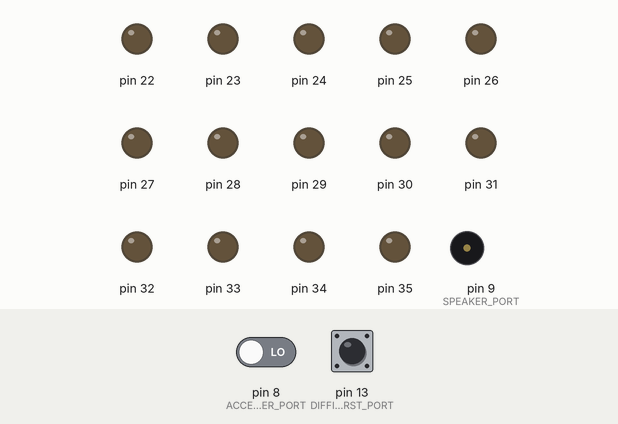
Bench run of a sketch on a simulated Arduino Mega 2560, built with avr-gcc and run on an emulated ATmega2560. On the bench: output pins drawn as LEDs (lit = HIGH), buzzer (waves = sounding). Inputs (shaded band) come from the test bench; at power-on: pin 8 (ACCELEROMETER_PORT) LOW, pin 13 (DIFFICULTY_LED_FIRST_PORT) HIGH.

Above: at 1.2 s.
1.3 s: pin 8 (ACCELEROMETER_PORT) driven HIGH
At 16.0 s:
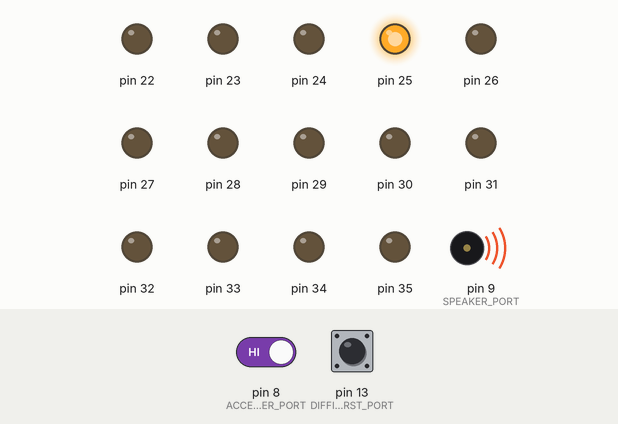
At 17.6 s:
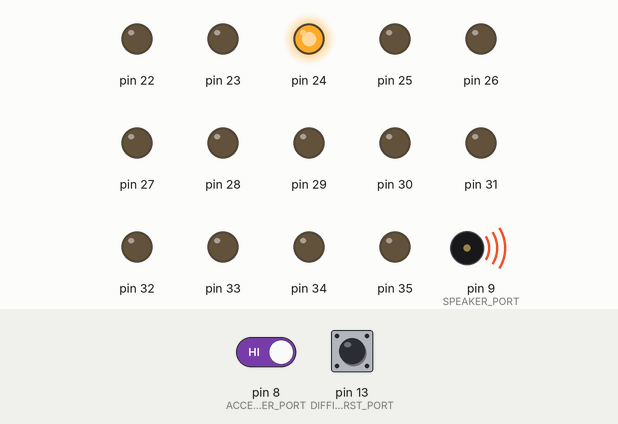
Timing chart, 0 to 28.7 s (numbered marks = the images above; inputs shaded):
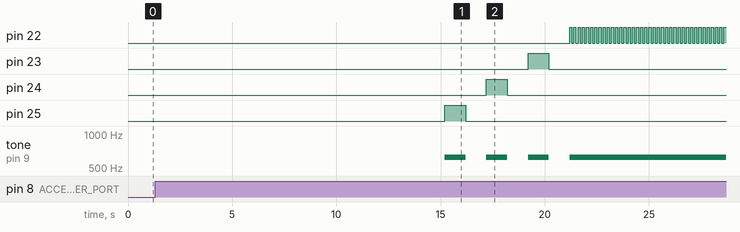

The sketch:

roulette_ver3.ino
```cpp
const int ACCELEROMETER_PORT = 8;
const int SPEAKER_PORT = 9;
const int PUMP_PORT = 10;
const int RESTART_PORT = 11;
const int RASPI_SOUND_PORT=0;
const int LED = 49; // 9pin use
const int BUTTON_PORT=12;
const int DIFFICULTY_LED_FIRST_PORT=13;
int difficulty;

int current_LED_position;

void setup(){
	for(int i=22;i<=LED;i++){
		pinMode(i,OUTPUT);
	}

	//music(start,pump);
	pinMode(0,INPUT);
	pinMode(1,INPUT);

	for(int i=2;i<5;i++){
		pinMode(i,INPUT);
	}

	pinMode(ACCELEROMETER_PORT, INPUT);
	pinMode(SPEAKER_PORT, OUTPUT);
	pinMode(PUMP_PORT,INPUT);
	pinMode(RESTART_PORT,INPUT);
}

//難易度設定

void judge(){
	for(long t=0;t<6000/pow(2,difficulty);t++){
		if((digitalRead(ACCELEROMETER_PORT)==HIGH&&digitalRead(48)==HIGH)||(digitalRead(ACCELEROMETER_PORT)==HIGH&&digitalRead(47)==HIGH)){
			while(true){
				for(int j=22;j<=LED;j++){
					digitalWrite(j,HIGH);
				}
				delay(100);
				for(int j=22;j<=LED;j++){
					digitalWrite(j,LOW);
				}
				delay(100);
			}
		}else if(digitalRead(ACCELEROMETER_PORT)==HIGH){
			while(true){
				digitalWrite(current_LED_position,HIGH);
				delay(100);
				digitalWrite(current_LED_position,LOW);
				delay(100);
			}
		}
	}
}

int DIFFICULTY_LED_DATA[][4]=
{
	{1,1,1,1},
	{1,0,0,0},
	{0,1,0,0},
	{0,0,1,0},
	{0,0,0,1}
};

int set_difficulty(){
	while(digitalRead(13)==HIGH);

	unsigned long int count=0;
	unsigned long int start_time_ms=millis();
	while(millis()-start_time_ms<15000){
		for(int i=0;i<4;++i){
			digitalWrite(DIFFICULTY_LED_FIRST_PORT+i, DIFFICULTY_LED_DATA[count/200][i]);
		}
		if (digitalRead(13) == LOW) {
			count++;
			delay(10);
		}
	}
	difficulty=count/200;
}

void loop(){
	set_difficulty();

	digitalWrite(RASPI_SOUND_PORT,HIGH);
	digitalWrite(RASPI_SOUND_PORT,LOW);
	//start music
	digitalWrite(1,HIGH);
	delay(100);
	digitalWrite(1,LOW);
	delay(100);

	for(int i=25;i>22;i--){
		tone( SPEAKER_PORT, 622);
		digitalWrite(i,HIGH);
		delay(1000);
		noTone(SPEAKER_PORT);
		digitalWrite(i,LOW);
		delay(1000);
	}

	for(current_LED_position=22;current_LED_position<=LED;current_LED_position++){
		digitalWrite(current_LED_position,HIGH);
		tone( SPEAKER_PORT, 622);
		judge();
		digitalWrite(current_LED_position,LOW);
		noTone(SPEAKER_PORT);
		judge();
	}

	while(digitalRead(RESTART_PORT)==LOW){
		digitalWrite(LED,HIGH);
		delay(100);
		digitalWrite(LED,LOW);
		delay(100);
	}
}
```

Measured:
- after the input at 1.3 s, pin 23: goes on until 20.2 s, then stays LOW; pin 24: goes on until 18.2 s, then stays LOW; pin 25: goes on until 16.2 s, then stays LOW; pin 26: stays LOW (without the input it goes to HIGH after 22.7 s); pin 27: stays LOW (without the input it goes to HIGH after 23.4 s)
